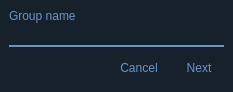
<?xml version="1.0" encoding="UTF-8"?>
<ui version="4.0">
 <class>NewGroup</class>
 <widget class="QWidget" name="NewGroup">
  <property name="windowModality">
   <enum>Qt::NonModal</enum>
  </property>
  <property name="geometry">
   <rect>
    <x>0</x>
    <y>0</y>
    <width>233</width>
    <height>89</height>
   </rect>
  </property>
  <property name="focusPolicy">
   <enum>Qt::NoFocus</enum>
  </property>
  <property name="contextMenuPolicy">
   <enum>Qt::NoContextMenu</enum>
  </property>
  <property name="windowTitle">
   <string/>
  </property>
  <property name="styleSheet">
   <string notr="true">background-color: rgb(23, 33, 43)</string>
  </property>
  <layout class="QVBoxLayout" name="verticalLayout">
   <property name="leftMargin">
    <number>9</number>
   </property>
   <property name="topMargin">
    <number>9</number>
   </property>
   <property name="rightMargin">
    <number>9</number>
   </property>
   <property name="bottomMargin">
    <number>9</number>
   </property>
   <item>
    <widget class="QLabel" name="label">
     <property name="maximumSize">
      <size>
       <width>16777215</width>
       <height>20</height>
      </size>
     </property>
     <property name="styleSheet">
      <string notr="true">font: bold 1.2em &quot;Open Sans&quot;, sans-serif;
color: rgb(99, 150, 203);</string>
     </property>
     <property name="text">
      <string>Group name</string>
     </property>
    </widget>
   </item>
   <item>
    <widget class="QLineEdit" name="lineEdit">
     <property name="minimumSize">
      <size>
       <width>0</width>
       <height>0</height>
      </size>
     </property>
     <property name="styleSheet">
      <string notr="true">background: rgb(23, 33, 43);
color: rgb(99, 150, 203);
border: 0;
border-bottom: 2px solid rgb(99, 150, 203);</string>
     </property>
    </widget>
   </item>
   <item>
    <layout class="QHBoxLayout" name="horizontalLayout">
     <property name="spacing">
      <number>10</number>
     </property>
     <item>
      <spacer name="horizontalSpacer">
       <property name="orientation">
        <enum>Qt::Horizontal</enum>
       </property>
       <property name="sizeHint" stdset="0">
        <size>
         <width>40</width>
         <height>20</height>
        </size>
       </property>
      </spacer>
     </item>
     <item>
      <widget class="QPushButton" name="cancelButton">
       <property name="minimumSize">
        <size>
         <width>50</width>
         <height>30</height>
        </size>
       </property>
       <property name="styleSheet">
        <string notr="true">QPushButton{
background-color: rgb(23, 33, 43);
border: 0;
border-radius: 5px;
color: rgb(99, 150, 203);
font: bold 1.2em &quot;Open Sans&quot;, sans-serif;
}
QPushButton:hover{
background-color: rgb(29, 42, 57);
}

</string>
       </property>
       <property name="text">
        <string>Cancel</string>
       </property>
       <property name="flat">
        <bool>false</bool>
       </property>
      </widget>
     </item>
     <item>
      <widget class="QPushButton" name="nextButton">
       <property name="minimumSize">
        <size>
         <width>50</width>
         <height>30</height>
        </size>
       </property>
       <property name="styleSheet">
        <string notr="true">QPushButton{
background-color: rgb(23, 33, 43);
border: 0;
border-radius: 5px;
color: rgb(99, 150, 203);
font: bold 1.2rem &quot;Open Sans&quot;, sans-serif;
}
QPushButton:hover{
background-color: rgb(29, 42, 57);
}

</string>
       </property>
       <property name="text">
        <string>Next</string>
       </property>
       <property name="flat">
        <bool>false</bool>
       </property>
      </widget>
     </item>
    </layout>
   </item>
  </layout>
 </widget>
 <resources/>
 <connections/>
</ui>
